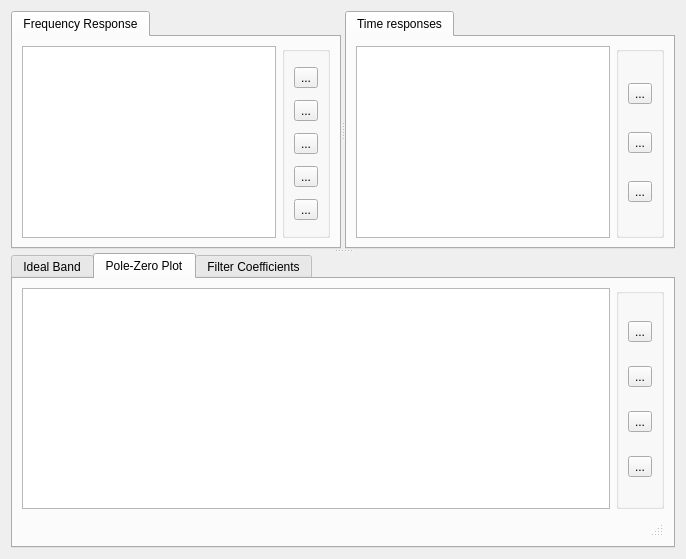
      <widget class="QWidget" name="modern">
       <property name="sizePolicy">
        <sizepolicy hsizetype="Preferred" vsizetype="Preferred">
         <horstretch>0</horstretch>
         <verstretch>0</verstretch>
        </sizepolicy>
       </property>
       <layout class="QHBoxLayout" name="horizontalLayout_5">
        <item>
         <widget class="QSplitter" name="splitter_3">
          <property name="sizePolicy">
           <sizepolicy hsizetype="Expanding" vsizetype="Preferred">
            <horstretch>0</horstretch>
            <verstretch>0</verstretch>
           </sizepolicy>
          </property>
          <property name="orientation">
           <enum>Qt::Vertical</enum>
          </property>
          <widget class="QSplitter" name="splitter_2">
           <property name="orientation">
            <enum>Qt::Horizontal</enum>
           </property>
           <widget class="QTabWidget" name="mfreqTabgroup">
            <property name="currentIndex">
             <number>0</number>
            </property>
            <property name="tabsClosable">
             <bool>false</bool>
            </property>
            <widget class="QWidget" name="mfreqTab">
             <property name="sizePolicy">
              <sizepolicy hsizetype="Expanding" vsizetype="Expanding">
               <horstretch>0</horstretch>
               <verstretch>0</verstretch>
              </sizepolicy>
             </property>
             <attribute name="title">
              <string>Frequency Response</string>
             </attribute>
             <layout class="QHBoxLayout" name="horizontalLayout_2">
              <item>
               <widget class="PlotWidget" name="mfreqPlot"/>
              </item>
              <item>
               <widget class="QGroupBox" name="mfgroupBox">
                <property name="cursor">
                 <cursorShape>ArrowCursor</cursorShape>
                </property>
                <property name="title">
                 <string/>
                </property>
                <property name="flat">
                 <bool>false</bool>
                </property>
                <property name="checkable">
                 <bool>false</bool>
                </property>
                <layout class="QVBoxLayout" name="verticalLayout_2">
                 <item>
                  <widget class="QToolButton" name="mfmagPush">
                   <property name="toolTip">
                    <string>Magnitude Response</string>
                   </property>
                   <property name="text">
                    <string>...</string>
                   </property>
                   <property name="icon">
                    <iconset resource="icons.qrc">
                     <normaloff>:/icons/mag_response.svg</normaloff>:/icons/mag_response.svg</iconset>
                   </property>
                   <property name="iconSize">
                    <size>
                     <width>16</width>
                     <height>16</height>
                    </size>
                   </property>
                   <property name="checkable">
                    <bool>false</bool>
                   </property>
                  </widget>
                 </item>
                 <item>
                  <widget class="QToolButton" name="mfphasePush">
                   <property name="toolTip">
                    <string>Phase Response</string>
                   </property>
                   <property name="text">
                    <string>...</string>
                   </property>
                   <property name="icon">
                    <iconset resource="icons.qrc">
                     <normaloff>:/icons/phase_response.svg</normaloff>:/icons/phase_response.svg</iconset>
                   </property>
                   <property name="iconSize">
                    <size>
                     <width>16</width>
                     <height>16</height>
                    </size>
                   </property>
                   <property name="checkable">
                    <bool>false</bool>
                   </property>
                  </widget>
                 </item>
                 <item>
                  <widget class="QToolButton" name="mfgpdlyPush">
                   <property name="toolTip">
                    <string>Group Delay</string>
                   </property>
                   <property name="text">
                    <string>...</string>
                   </property>
                   <property name="icon">
                    <iconset resource="icons.qrc">
                     <normaloff>:/icons/group_delay.svg</normaloff>:/icons/group_delay.svg</iconset>
                   </property>
                   <property name="iconSize">
                    <size>
                     <width>16</width>
                     <height>16</height>
                    </size>
                   </property>
                   <property name="checkable">
                    <bool>false</bool>
                   </property>
                  </widget>
                 </item>
                 <item>
                  <widget class="QToolButton" name="mfphdlyPush">
                   <property name="toolTip">
                    <string>Phase Delay</string>
                   </property>
                   <property name="text">
                    <string>...</string>
                   </property>
                   <property name="icon">
                    <iconset resource="icons.qrc">
                     <normaloff>:/icons/phase_delay.svg</normaloff>:/icons/phase_delay.svg</iconset>
                   </property>
                   <property name="iconSize">
                    <size>
                     <width>16</width>
                     <height>16</height>
                    </size>
                   </property>
                   <property name="checkable">
                    <bool>false</bool>
                   </property>
                  </widget>
                 </item>
                 <item>
                  <widget class="QToolButton" name="mfoverlayPush">
                   <property name="toolTip">
                    <string>Overlay</string>
                   </property>
                   <property name="text">
                    <string>...</string>
                   </property>
                   <property name="icon">
                    <iconset resource="icons.qrc">
                     <normaloff>:/icons/overlay.svg</normaloff>:/icons/overlay.svg</iconset>
                   </property>
                   <property name="iconSize">
                    <size>
                     <width>16</width>
                     <height>16</height>
                    </size>
                   </property>
                   <property name="checkable">
                    <bool>true</bool>
                   </property>
                  </widget>
                 </item>
                </layout>
               </widget>
              </item>
             </layout>
            </widget>
           </widget>
           <widget class="QTabWidget" name="mtimeTabgroup">
            <widget class="QWidget" name="mtimeTab">
             <property name="sizePolicy">
              <sizepolicy hsizetype="Expanding" vsizetype="Expanding">
               <horstretch>0</horstretch>
               <verstretch>0</verstretch>
              </sizepolicy>
             </property>
             <attribute name="title">
              <string>Time responses</string>
             </attribute>
             <layout class="QHBoxLayout" name="horizontalLayout_3">
              <item>
               <widget class="PlotWidget" name="mtimePlot"/>
              </item>
              <item>
               <widget class="QGroupBox" name="mtgroupBox">
                <property name="cursor">
                 <cursorShape>ArrowCursor</cursorShape>
                </property>
                <property name="title">
                 <string/>
                </property>
                <property name="flat">
                 <bool>false</bool>
                </property>
                <property name="checkable">
                 <bool>false</bool>
                </property>
                <layout class="QVBoxLayout" name="verticalLayout_5">
                 <item>
                  <widget class="QToolButton" name="mttapsPush">
                   <property name="toolTip">
                    <string>Filter Taps</string>
                   </property>
                   <property name="text">
                    <string>...</string>
                   </property>
                   <property name="icon">
                    <iconset resource="icons.qrc">
                     <normaloff>:/icons/filtr_taps.svg</normaloff>:/icons/filtr_taps.svg</iconset>
                   </property>
                   <property name="iconSize">
                    <size>
                     <width>16</width>
                     <height>16</height>
                    </size>
                   </property>
                   <property name="checkable">
                    <bool>false</bool>
                   </property>
                  </widget>
                 </item>
                 <item>
                  <widget class="QToolButton" name="mtstepPush">
                   <property name="toolTip">
                    <string>Step Response</string>
                   </property>
                   <property name="text">
                    <string>...</string>
                   </property>
                   <property name="icon">
                    <iconset resource="icons.qrc">
                     <normaloff>:/icons/step_response.svg</normaloff>:/icons/step_response.svg</iconset>
                   </property>
                   <property name="iconSize">
                    <size>
                     <width>16</width>
                     <height>16</height>
                    </size>
                   </property>
                   <property name="checkable">
                    <bool>false</bool>
                   </property>
                  </widget>
                 </item>
                 <item>
                  <widget class="QToolButton" name="mtimpPush">
                   <property name="toolTip">
                    <string>Impulse Response</string>
                   </property>
                   <property name="text">
                    <string>...</string>
                   </property>
                   <property name="icon">
                    <iconset resource="icons.qrc">
                     <normaloff>:/icons/impulse.svg</normaloff>:/icons/impulse.svg</iconset>
                   </property>
                   <property name="iconSize">
                    <size>
                     <width>16</width>
                     <height>16</height>
                    </size>
                   </property>
                   <property name="checkable">
                    <bool>false</bool>
                   </property>
                  </widget>
                 </item>
                </layout>
               </widget>
              </item>
             </layout>
            </widget>
           </widget>
          </widget>
          <widget class="QTabWidget" name="mfilterspecView">
           <property name="sizePolicy">
            <sizepolicy hsizetype="Expanding" vsizetype="Expanding">
             <horstretch>0</horstretch>
             <verstretch>0</verstretch>
            </sizepolicy>
           </property>
           <property name="minimumSize">
            <size>
             <width>0</width>
             <height>100</height>
            </size>
           </property>
           <property name="baseSize">
            <size>
             <width>0</width>
             <height>100</height>
            </size>
           </property>
           <property name="currentIndex">
            <number>1</number>
           </property>
           <property name="documentMode">
            <bool>false</bool>
           </property>
           <property name="tabsClosable">
            <bool>false</bool>
           </property>
           <widget class="QWidget" name="mbandDiagram">
            <property name="sizePolicy">
             <sizepolicy hsizetype="Preferred" vsizetype="Preferred">
              <horstretch>0</horstretch>
              <verstretch>0</verstretch>
             </sizepolicy>
            </property>
            <attribute name="title">
             <string>Ideal Band</string>
            </attribute>
            <layout class="QHBoxLayout" name="horizontalLayout_15">
             <item>
              <widget class="BandGraphicsView" name="mbandView">
               <property name="sizePolicy">
                <sizepolicy hsizetype="Preferred" vsizetype="Preferred">
                 <horstretch>0</horstretch>
                 <verstretch>1</verstretch>
                </sizepolicy>
               </property>
               <property name="minimumSize">
                <size>
                 <width>525</width>
                 <height>249</height>
                </size>
               </property>
              </widget>
             </item>
            </layout>
           </widget>
           <widget class="QWidget" name="mpoleZero">
            <property name="autoFillBackground">
             <bool>false</bool>
            </property>
            <attribute name="title">
             <string>Pole-Zero Plot</string>
            </attribute>
            <layout class="QGridLayout" name="gridLayout_3">
             <item row="0" column="0">
              <widget class="PzPlot" name="mpzPlot">
               <property name="sizePolicy">
                <sizepolicy hsizetype="Expanding" vsizetype="Expanding">
                 <horstretch>0</horstretch>
                 <verstretch>0</verstretch>
                </sizepolicy>
               </property>
              </widget>
             </item>
             <item row="0" column="1">
              <widget class="QGroupBox" name="mpzgroupBox">
               <property name="cursor">
                <cursorShape>ArrowCursor</cursorShape>
               </property>
               <property name="title">
                <string/>
               </property>
               <property name="flat">
                <bool>false</bool>
               </property>
               <property name="checkable">
                <bool>false</bool>
               </property>
               <layout class="QVBoxLayout" name="verticalLayout_4">
                <item>
                 <widget class="QToolButton" name="maddzeroPush">
                  <property name="toolTip">
                   <string>Add zero</string>
                  </property>
                  <property name="text">
                   <string>...</string>
                  </property>
                  <property name="icon">
                   <iconset resource="icons.qrc">
                    <normaloff>:/icons/add_zero.svg</normaloff>:/icons/add_zero.svg</iconset>
                  </property>
                  <property name="checkable">
                   <bool>true</bool>
                  </property>
                 </widget>
                </item>
                <item>
                 <widget class="QToolButton" name="maddpolePush">
                  <property name="toolTip">
                   <string>Add pole</string>
                  </property>
                  <property name="text">
                   <string>...</string>
                  </property>
                  <property name="icon">
                   <iconset resource="icons.qrc">
                    <normaloff>:/icons/add_pole.svg</normaloff>:/icons/add_pole.svg</iconset>
                  </property>
                  <property name="checkable">
                   <bool>true</bool>
                  </property>
                 </widget>
                </item>
                <item>
                 <widget class="QToolButton" name="mdelPush">
                  <property name="toolTip">
                   <string>Delete pole/zero</string>
                  </property>
                  <property name="text">
                   <string>...</string>
                  </property>
                  <property name="icon">
                   <iconset resource="icons.qrc">
                    <normaloff>:/icons/remove_red.svg</normaloff>:/icons/remove_red.svg</iconset>
                  </property>
                  <property name="checkable">
                   <bool>true</bool>
                  </property>
                 </widget>
                </item>
                <item>
                 <widget class="QToolButton" name="mconjPush">
                  <property name="toolTip">
                   <string>Conjugate</string>
                  </property>
                  <property name="text">
                   <string>...</string>
                  </property>
                  <property name="icon">
                   <iconset resource="icons.qrc">
                    <normaloff>:/icons/conjugate.svg</normaloff>:/icons/conjugate.svg</iconset>
                  </property>
                  <property name="iconSize">
                   <size>
                    <width>16</width>
                    <height>16</height>
                   </size>
                  </property>
                  <property name="checkable">
                   <bool>true</bool>
                  </property>
                 </widget>
                </item>
               </layout>
              </widget>
             </item>
             <item row="1" column="0" colspan="2">
              <widget class="QStatusBar" name="mpzstatusBar"/>
             </item>
            </layout>
           </widget>
           <widget class="QWidget" name="mfcTab">
            <attribute name="title">
             <string>Filter Coefficients</string>
            </attribute>
            <layout class="QHBoxLayout" name="horizontalLayout_4">
             <item>
              <widget class="QTextBrowser" name="mfilterCoeff"/>
             </item>
            </layout>
           </widget>
          </widget>
         </widget>
        </item>
       </layout>
      </widget>
